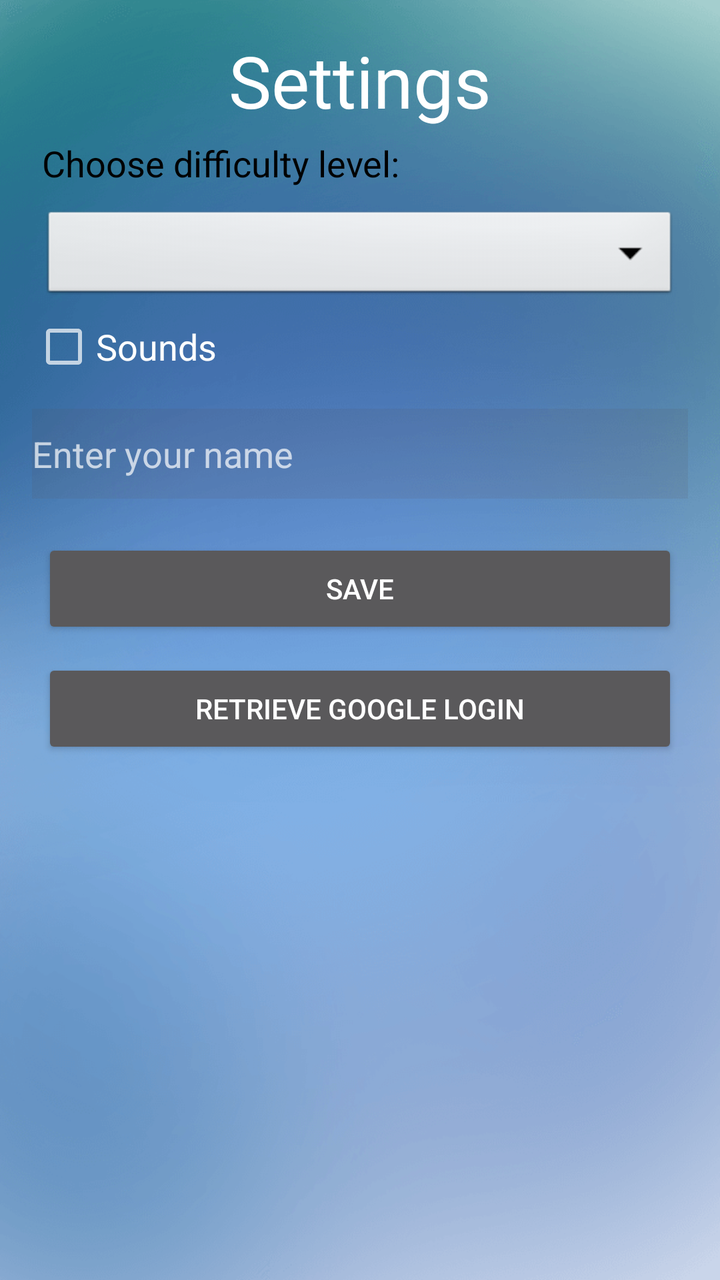
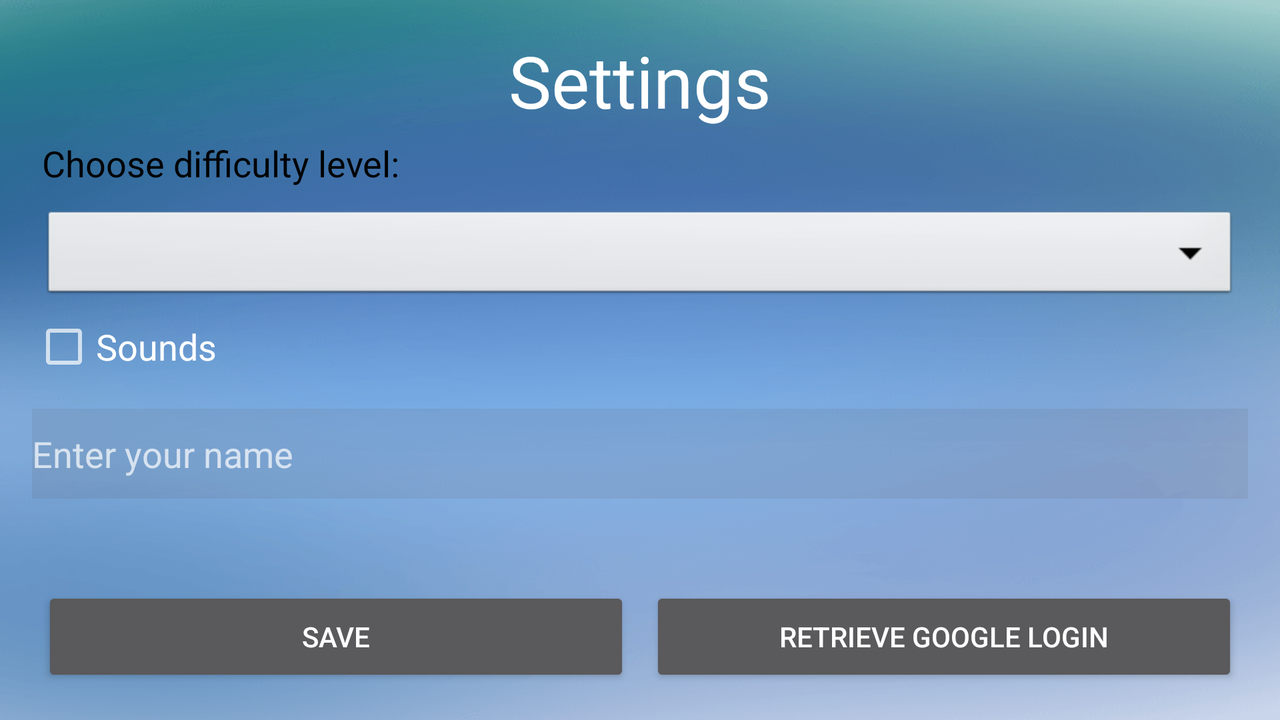

Compare how this app lays out the same screen by default and in its alternative resource folder. The renders come first, then the two layout files and the values they reference.
<!-- AndroidManifest.xml: application theme Theme.AppCompat.NoActionBar -->
<!-- res/layout/activity_settings.xml -->
<?xml version="1.0" encoding="utf-8"?>
<LinearLayout xmlns:android="http://schemas.android.com/apk/res/android"
    xmlns:app="http://schemas.android.com/apk/res-auto"
    xmlns:tools="http://schemas.android.com/tools"
    android:layout_width="fill_parent"
    android:layout_height="match_parent"
    android:background="@drawable/dasdas"
    android:orientation="vertical"
    android:padding="16dp"
    tools:context=".SettingsActivity">

    <TextView
        android:id="@+id/textView3"
        android:layout_width="match_parent"
        android:layout_height="wrap_content"
        android:fontFamily="@font/arbutus"
        android:gravity="center"
        android:text="Settings"
        android:textColor="#FFFFFF"
        android:textSize="36sp" />

    <TextView
        android:id="@+id/textView"
        android:layout_width="match_parent"
        android:layout_height="wrap_content"
        android:layout_margin="15px"
        android:text="Choose difficulty level:"
        android:textColor="#000000"
        android:textSize="18sp" />

    <Spinner
        android:id="@+id/spinner"
        android:layout_width="match_parent"
        android:layout_height="wrap_content"
        android:layout_margin="15px"
        android:background="@android:drawable/btn_dropdown"
        tools:layout_editor_absoluteX="0dp"
        tools:layout_editor_absoluteY="88dp" />

    <CheckBox
        android:id="@+id/checkBox"
        android:layout_width="match_parent"
        android:layout_height="wrap_content"
        android:text="Sounds"
        android:textSize="18sp" />

    <EditText
        android:id="@+id/editTextUsername"
        style="@style/Widget.AppCompat.EditText"
        android:layout_width="match_parent"
        android:layout_height="45dp"
        android:layout_marginBottom="15dp"
        android:layout_marginTop="15dp"
        android:background="#1A574A49"
        android:ems="10"
        android:hint="Enter your name"
        android:inputType="textPersonName" />

    <Button
        android:id="@+id/buttonSave"
        android:layout_width="match_parent"
        android:layout_height="50dp"
        android:layout_margin="15px"
        android:text="Save" />

    <Button
        android:id="@+id/buttonGoogleLogin"
        android:layout_width="match_parent"
        android:layout_height="50dp"
        android:layout_margin="15px"
        android:text="Retrieve google login" />
</LinearLayout>
<!-- resources referenced by this layout -->
<resources>
  <!-- drawable dasdas: png bitmap (drawable-v24, 121887 bytes) -->
</resources>
<!-- res/layout-land/activity_settings.xml (the repository's variant of the layout above) -->
<!-- drawn on the phone turned sideways -->
<?xml version="1.0" encoding="utf-8"?>
<LinearLayout xmlns:android="http://schemas.android.com/apk/res/android"
    xmlns:app="http://schemas.android.com/apk/res-auto"
    xmlns:tools="http://schemas.android.com/tools"
    android:layout_width="fill_parent"
    android:layout_height="match_parent"
    android:background="@drawable/dasdas"
    android:orientation="vertical"
    android:padding="16dp"
    tools:context=".SettingsActivity">

    <TextView
        android:id="@+id/textView3"
        android:layout_width="match_parent"
        android:layout_height="wrap_content"
        android:fontFamily="@font/arbutus"
        android:gravity="center"
        android:text="Settings"
        android:textColor="#FFFFFF"
        android:textSize="36sp" />

    <TextView
        android:id="@+id/textView"
        android:layout_width="match_parent"
        android:layout_height="wrap_content"
        android:layout_margin="15px"
        android:text="Choose difficulty level:"
        android:textColor="#000000"
        android:textSize="18sp" />

    <Spinner
        android:id="@+id/spinner"
        android:layout_width="match_parent"
        android:layout_height="wrap_content"
        android:layout_margin="15px"
        android:background="@android:drawable/btn_dropdown"
        tools:layout_editor_absoluteX="0dp"
        tools:layout_editor_absoluteY="88dp" />

    <CheckBox
        android:id="@+id/checkBox"
        android:layout_width="match_parent"
        android:layout_height="wrap_content"
        android:text="Sounds"
        android:textSize="18sp" />

    <EditText
        android:id="@+id/editTextUsername"
        style="@style/Widget.AppCompat.EditText"
        android:layout_width="match_parent"
        android:layout_height="45dp"
        android:layout_marginBottom="15dp"
        android:layout_marginTop="15dp"
        android:background="#1A574A49"
        android:ems="10"
        android:hint="Enter your name"
        android:inputType="textPersonName" />

    <LinearLayout
        android:orientation="horizontal"
        android:layout_width="match_parent"
        android:layout_height="wrap_content"
        android:layout_marginTop="24dp"
        android:weightSum="2">

    <Button
        android:id="@+id/buttonSave"
        android:layout_width="match_parent"
        android:layout_height="50dp"
        android:layout_weight="1"
        android:layout_margin="15px"
        android:text="Save" />

    <Button
        android:id="@+id/buttonGoogleLogin"
        android:layout_width="match_parent"
        android:layout_height="50dp"
        android:layout_weight="1"
        android:layout_margin="15px"
        android:text="Retrieve google login" />

    </LinearLayout>

</LinearLayout>
